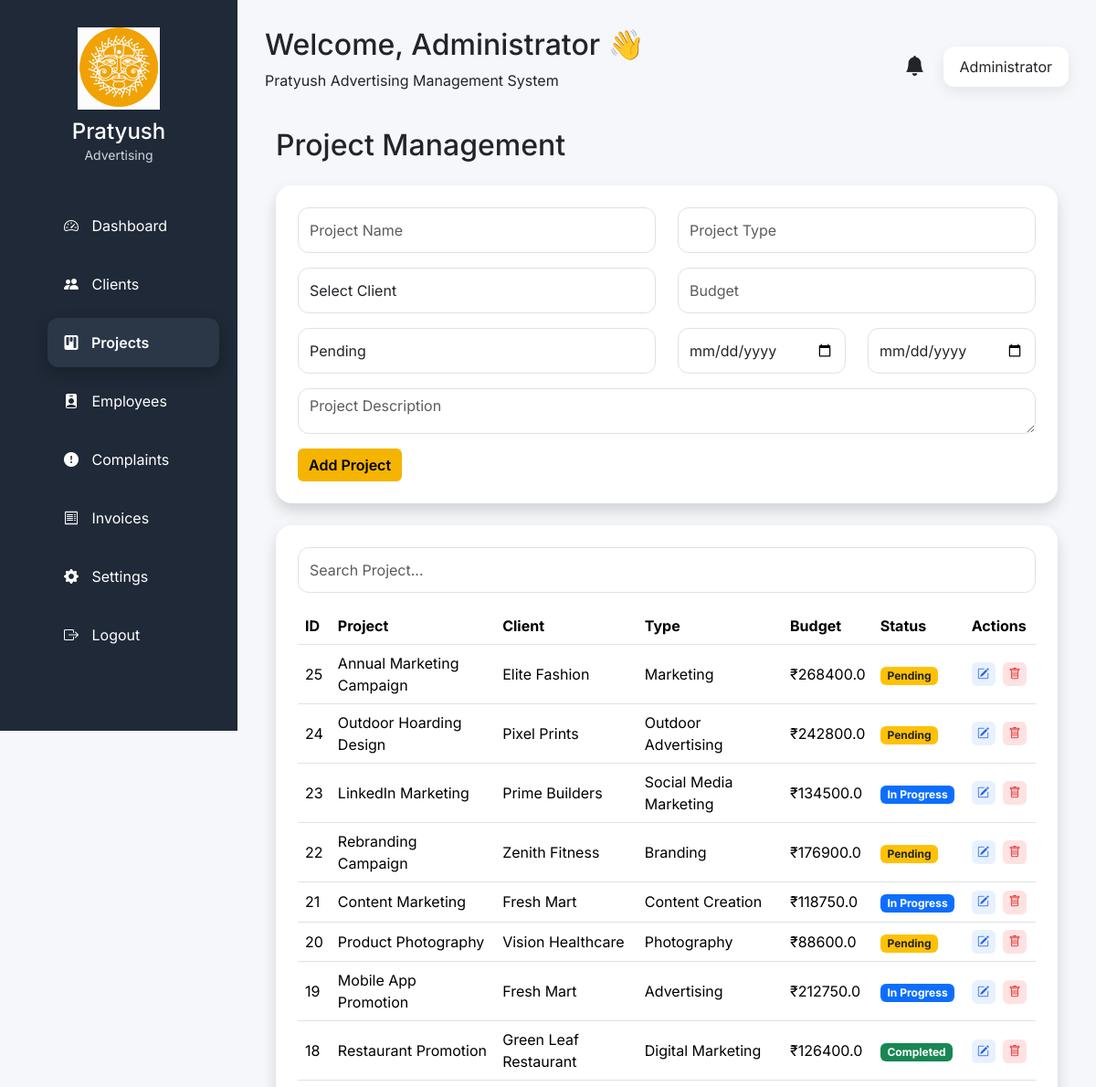
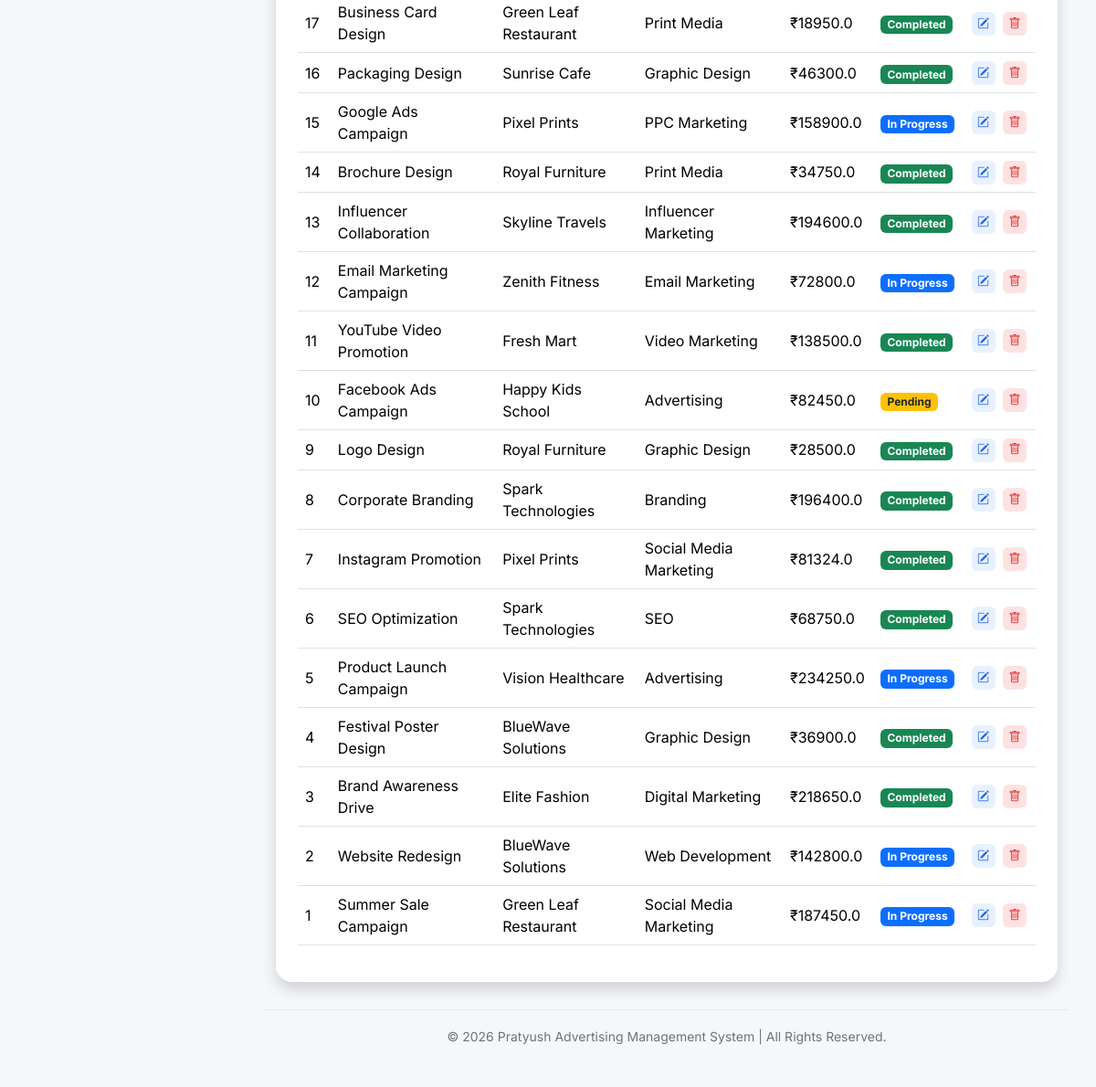
Screenshot of /projects (signed in) with the database file from the repository (2 pictures, top to bottom).
### models/project.py (models this page shows)
class Project(db.Model):
    __tablename__ = "projects"
    id = db.Column(db.Integer, primary_key=True)
    project_name = db.Column(db.String(150), nullable=False)
    project_type = db.Column(db.String(100), nullable=False)
    client_id = db.Column(
        db.Integer,
        db.ForeignKey("clients.id"),
        nullable=False
    )
    budget = db.Column(db.Float, default=0)
    status = db.Column(db.String(50), default="Pending")
    start_date = db.Column(db.Date)
    end_date = db.Column(db.Date)
    description = db.Column(db.Text)
    created_at = db.Column(db.DateTime, server_default=db.func.now())

### models/client.py (models this page shows)
class Client(db.Model):
    __tablename__ = "clients"
    id = db.Column(db.Integer, primary_key=True)
    company_name = db.Column(db.String(150), nullable=False)
    contact_person = db.Column(db.String(100), nullable=False)
    phone = db.Column(db.String(15), nullable=False)
    email = db.Column(db.String(120), unique=True)
    address = db.Column(db.Text)
    gst_number = db.Column(db.String(50))
    notes = db.Column(db.Text)
    created_at = db.Column(db.DateTime, server_default=db.func.now())
    projects = db.relationship(
    "Project",
    backref="client",
    lazy=True,
    cascade="all, delete"
)

### app.py (the view)
@app.route("/projects")
def projects():
    if "user" not in session:
        return redirect(url_for("login"))
    projects = Project.query.order_by(Project.id.desc()).all()
    clients = Client.query.all()
    return render_template(
        "projects.html",
        projects=projects,
        clients=clients,
        username=session["user"]
    )

### templates/projects.html (shortened to what this page needs)
{% extends "dashboard_base.html" %}
{% block css %}
{{ super() }}
<link rel="stylesheet" href="{{ url_for('static', filename='css/projects.css') }}">
{% endblock %}
{% block dashboard_content %}
<div class="container mt-4">
    <h2 class="mb-4">Project Management</h2>
    <div class="card shadow p-4 mb-4">
        <form action="/projects/add" method="POST">
            <div class="row">
                <div class="col-md-6 mb-3">
                    <input class="form-control" name="project_name" placeholder="Project Name" required>
                </div>
                <div class="col-md-6 mb-3">
                    <input class="form-control" name="project_type" placeholder="Project Type" required>
                </div>
                <div class="col-md-6 mb-3">
                    <select class="form-control" name="client_id" required>
                        <option value="">Select Client</option>
                    </select>
                </div>
                <div class="col-md-6 mb-3">
                    <input type="number" class="form-control" name="budget" placeholder="Budget">
                </div>
                <div class="col-md-6 mb-3">
                    <select class="form-control" name="status">
                        <option>Pending</option>
                    </select>
                </div>
                <div class="col-md-3 mb-3">
                    <input type="date" class="form-control" name="start_date">
                </div>
                <div class="col-md-3 mb-3">
                    <input type="date" class="form-control" name="end_date">
                </div>
                <div class="col-md-12 mb-3">
                    <textarea class="form-control"
                              name="description"
                              rows="3"
                              placeholder="Project Description"></textarea>
                </div>
            </div>
            <button class="btn btn-warning">
                Add Project
            </button>
        </form>
    </div>
    <div class="card shadow p-4">
        <div class="mb-3">
        <input
        type="text"
        id="projectSearch"
        class="form-control"
        placeholder="Search Project...">
        </div>
        <table class="table table-hover">
            <thead>
                <tr>
                    <th>ID</th>
                    <th>Project</th>
                    <th>Client</th>
                    <th>Type</th>
                    <th>Budget</th>
                    <th>Status</th>
                    <th>Actions</th>
                </tr>
            </thead>
            <tbody>
                {% for project in projects %}
                <tr>
                    <td>{{ project.id }}</td>
                    <td>{{ project.project_name }}</td>
                    <td>{{ project.client.company_name }}</td>
                    <td>{{ project.project_type }}</td>
                    <td>₹{{ project.budget }}</td>
                    <td>
                    {% if project.status=="Completed" %}
                    <span class="badge bg-success">Completed</span>
                    {% elif project.status=="In Progress" %}
                    <span class="badge bg-primary">In Progress</span>
                    {% else %}
                    <span class="badge bg-warning text-dark">Pending</span>
                    {% endif %}
                    </td>
                    <td class="text-center">
    <a href="/projects/edit/{{ project.id }}"
       class="action-icon edit-icon"
       title="Edit">
        <i class="bi bi-pencil-square"></i>
    </a>
    <a href="/projects/delete/{{ project.id }}"
       class="action-icon delete-icon"
       title="Delete"
       onclick="return confirm('Delete this project?')">
        <i class="bi bi-trash"></i>
    </a>
</td>
                </tr>
                {% endfor %}
            </tbody>
        </table>
    </div>
</div>
{% endblock %}

### static/css/style.css (style rules this page uses)
* { margin:0; padding:0; box-sizing:border-box; }
body { font-family:'Inter',sans-serif; background:#FFFDF8; }
.form-control { height:50px; border-radius:12px; }

### static/css/dashboard.css (style rules this page uses)
* { margin:0; padding:0; box-sizing:border-box; font-family:'Inter',sans-serif; }
body { background:#F8F9FC; overflow-x:hidden; }

### static/css/projects.css (style rules this page uses)
body { background:#F5F7FA; }
.card { border:none; border-radius:18px; }
.table { width:100%; vertical-align:middle; }
.btn-warning { background:#F4B400; border:none; font-weight:600; }
.action-icon { width:26px; height:26px; border-radius:6px; display:inline-flex; justify-content:center; align-items:center; text-decoration:none; margin:0 2px; transition:.25s; cursor:pointer; }
.action-icon i { font-size:13px; }
.edit-icon { background:#E8F1FF; color:#2563EB; }
.delete-icon { background:#FEE2E2; color:#DC2626; }
.table th:last-child, .table td:last-child { width:80px; text-align:center; white-space:nowrap; }

### rows the page displays
Project: id "25", project_name "Annual Marketing Campaign", client.company_name "Elite Fashion", project_type "Marketing", budget "268400.0", status "Pending"
Project: id "24", project_name "Outdoor Hoarding Design", client.company_name "Pixel Prints", project_type "Outdoor Advertising", budget "242800.0", status "Pending"
Project: id "23", project_name "LinkedIn Marketing", client.company_name "Prime Builders", project_type "Social Media Marketing", budget "134500.0", status "In Progress"
Project: id "22", project_name "Rebranding Campaign", client.company_name "Zenith Fitness", project_type "Branding", budget "176900.0", status "Pending"
Project: id "21", project_name "Content Marketing", client.company_name "Fresh Mart", project_type "Content Creation", budget "118750.0", status "In Progress"
Project: id "20", project_name "Product Photography", client.company_name "Vision Healthcare", project_type "Photography", budget "88600.0", status "Pending"
Project: id "19", project_name "Mobile App Promotion", client.company_name "Fresh Mart", project_type "Advertising", budget "212750.0", status "In Progress"
Project: id "18", project_name "Restaurant Promotion", client.company_name "Green Leaf Restaurant", project_type "Digital Marketing", budget "126400.0", status "Completed"
Project: id "17", project_name "Business Card Design", client.company_name "Green Leaf Restaurant", project_type "Print Media", budget "18950.0", status "Completed"
Project: id "16", project_name "Packaging Design", client.company_name "Sunrise Cafe", project_type "Graphic Design", budget "46300.0", status "Completed"
Project: id "15", project_name "Google Ads Campaign", client.company_name "Pixel Prints", project_type "PPC Marketing", budget "158900.0", status "In Progress"
Project: id "14", project_name "Brochure Design", client.company_name "Royal Furniture", project_type "Print Media", budget "34750.0", status "Completed"
Project: id "13", project_name "Influencer Collaboration", client.company_name "Skyline Travels", project_type "Influencer Marketing", budget "194600.0", status "Completed"
Project: id "12", project_name "Email Marketing Campaign", client.company_name "Zenith Fitness", project_type "Email Marketing", budget "72800.0", status "In Progress"
Project: id "11", project_name "YouTube Video Promotion", client.company_name "Fresh Mart", project_type "Video Marketing", budget "138500.0", status "Completed"
Project: id "10", project_name "Facebook Ads Campaign", client.company_name "Happy Kids School", project_type "Advertising", budget "82450.0", status "Pending"
Project: id "9", project_name "Logo Design", client.company_name "Royal Furniture", project_type "Graphic Design", budget "28500.0", status "Completed"
Project: id "8", project_name "Corporate Branding", client.company_name "Spark Technologies", project_type "Branding", budget "196400.0", status "Completed"
Project: id "7", project_name "Instagram Promotion", client.company_name "Pixel Prints", project_type "Social Media Marketing", budget "81324.0", status "Completed"
Project: id "6", project_name "SEO Optimization", client.company_name "Spark Technologies", project_type "SEO", budget "68750.0", status "Completed"
Project: id "5", project_name "Product Launch Campaign", client.company_name "Vision Healthcare", project_type "Advertising", budget "234250.0", status "In Progress"
Project: id "4", project_name "Festival Poster Design", client.company_name "BlueWave Solutions", project_type "Graphic Design", budget "36900.0", status "Completed"
Project: id "3", project_name "Brand Awareness Drive", client.company_name "Elite Fashion", project_type "Digital Marketing", budget "218650.0", status "Completed"
Project: id "2", project_name "Website Redesign", client.company_name "BlueWave Solutions", project_type "Web Development", budget "142800.0", status "In Progress"
Project: id "1", project_name "Summer Sale Campaign", client.company_name "Green Leaf Restaurant", project_type "Social Media Marketing", budget "187450.0", status "In Progress"

### other values shown
{{ username }} "Administrator"
